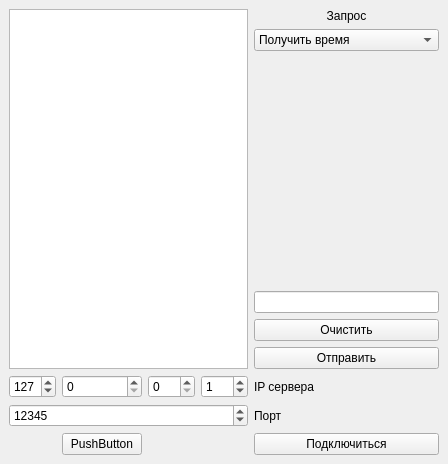
<?xml version="1.0" encoding="UTF-8"?>
<ui version="4.0">
 <class>MainWindow</class>
 <widget class="QMainWindow" name="MainWindow">
  <property name="geometry">
   <rect>
    <x>0</x>
    <y>0</y>
    <width>439</width>
    <height>464</height>
   </rect>
  </property>
  <property name="windowTitle">
   <string>TCPclient</string>
  </property>
  <widget class="QWidget" name="centralwidget">
   <layout class="QGridLayout" name="gridLayout">
    <item row="6" column="1">
     <widget class="QSpinBox" name="spB_ip3">
      <property name="sizePolicy">
       <sizepolicy hsizetype="Preferred" vsizetype="Fixed">
        <horstretch>0</horstretch>
        <verstretch>0</verstretch>
       </sizepolicy>
      </property>
      <property name="maximum">
       <number>255</number>
      </property>
     </widget>
    </item>
    <item row="6" column="3">
     <widget class="QSpinBox" name="spB_ip1">
      <property name="sizePolicy">
       <sizepolicy hsizetype="Preferred" vsizetype="Fixed">
        <horstretch>0</horstretch>
        <verstretch>0</verstretch>
       </sizepolicy>
      </property>
      <property name="maximum">
       <number>255</number>
      </property>
      <property name="value">
       <number>1</number>
      </property>
     </widget>
    </item>
    <item row="7" column="0" colspan="4">
     <widget class="QSpinBox" name="spB_port">
      <property name="minimum">
       <number>1</number>
      </property>
      <property name="maximum">
       <number>65535</number>
      </property>
      <property name="value">
       <number>12345</number>
      </property>
     </widget>
    </item>
    <item row="8" column="4">
     <widget class="QPushButton" name="pb_connect">
      <property name="sizePolicy">
       <sizepolicy hsizetype="Preferred" vsizetype="Fixed">
        <horstretch>0</horstretch>
        <verstretch>0</verstretch>
       </sizepolicy>
      </property>
      <property name="text">
       <string>Подключиться</string>
      </property>
     </widget>
    </item>
    <item row="6" column="2">
     <widget class="QSpinBox" name="spB_ip2">
      <property name="sizePolicy">
       <sizepolicy hsizetype="Preferred" vsizetype="Fixed">
        <horstretch>0</horstretch>
        <verstretch>0</verstretch>
       </sizepolicy>
      </property>
      <property name="maximum">
       <number>255</number>
      </property>
     </widget>
    </item>
    <item row="3" column="4">
     <widget class="QLineEdit" name="le_data">
      <property name="sizePolicy">
       <sizepolicy hsizetype="Preferred" vsizetype="Fixed">
        <horstretch>0</horstretch>
        <verstretch>0</verstretch>
       </sizepolicy>
      </property>
     </widget>
    </item>
    <item row="6" column="0">
     <widget class="QSpinBox" name="spB_ip4">
      <property name="sizePolicy">
       <sizepolicy hsizetype="Preferred" vsizetype="Fixed">
        <horstretch>0</horstretch>
        <verstretch>0</verstretch>
       </sizepolicy>
      </property>
      <property name="maximum">
       <number>255</number>
      </property>
      <property name="value">
       <number>127</number>
      </property>
     </widget>
    </item>
    <item row="5" column="4">
     <widget class="QPushButton" name="pb_request">
      <property name="sizePolicy">
       <sizepolicy hsizetype="Preferred" vsizetype="Fixed">
        <horstretch>0</horstretch>
        <verstretch>0</verstretch>
       </sizepolicy>
      </property>
      <property name="text">
       <string>Отправить</string>
      </property>
     </widget>
    </item>
    <item row="7" column="4">
     <widget class="QLabel" name="lb_port">
      <property name="text">
       <string>Порт</string>
      </property>
     </widget>
    </item>
    <item row="4" column="4">
     <widget class="QPushButton" name="pb_clear">
      <property name="sizePolicy">
       <sizepolicy hsizetype="Preferred" vsizetype="Fixed">
        <horstretch>0</horstretch>
        <verstretch>0</verstretch>
       </sizepolicy>
      </property>
      <property name="text">
       <string>Очистить</string>
      </property>
     </widget>
    </item>
    <item row="6" column="4">
     <widget class="QLabel" name="lb_ip">
      <property name="text">
       <string>IP сервера</string>
      </property>
     </widget>
    </item>
    <item row="8" column="0">
     <widget class="QLabel" name="lb_connectStatus">
      <property name="text">
       <string/>
      </property>
     </widget>
    </item>
    <item row="2" column="4">
     <spacer name="verticalSpacer">
      <property name="orientation">
       <enum>Qt::Vertical</enum>
      </property>
      <property name="sizeHint" stdset="0">
       <size>
        <width>20</width>
        <height>40</height>
       </size>
      </property>
     </spacer>
    </item>
    <item row="0" column="4">
     <widget class="QLabel" name="lb_request">
      <property name="text">
       <string>Запрос</string>
      </property>
      <property name="alignment">
       <set>Qt::AlignCenter</set>
      </property>
     </widget>
    </item>
    <item row="0" column="0" rowspan="6" colspan="4">
     <widget class="QTextBrowser" name="tb_result">
      <property name="sizePolicy">
       <sizepolicy hsizetype="Preferred" vsizetype="Expanding">
        <horstretch>0</horstretch>
        <verstretch>0</verstretch>
       </sizepolicy>
      </property>
     </widget>
    </item>
    <item row="1" column="4">
     <widget class="QComboBox" name="cb_request">
      <property name="sizePolicy">
       <sizepolicy hsizetype="Preferred" vsizetype="Fixed">
        <horstretch>0</horstretch>
        <verstretch>0</verstretch>
       </sizepolicy>
      </property>
      <item>
       <property name="text">
        <string>Получить время</string>
       </property>
      </item>
      <item>
       <property name="text">
        <string>Получить свободное место</string>
       </property>
      </item>
      <item>
       <property name="text">
        <string>Получить статистику</string>
       </property>
      </item>
      <item>
       <property name="text">
        <string>Отправить данные</string>
       </property>
      </item>
      <item>
       <property name="text">
        <string>Очистить память сервера</string>
       </property>
      </item>
     </widget>
    </item>
    <item row="8" column="1">
     <widget class="QPushButton" name="pb_disconnect">
      <property name="text">
       <string>PushButton</string>
      </property>
     </widget>
    </item>
   </layout>
  </widget>
 </widget>
 <tabstops>
  <tabstop>tb_result</tabstop>
  <tabstop>spB_ip4</tabstop>
  <tabstop>spB_ip3</tabstop>
  <tabstop>spB_ip2</tabstop>
  <tabstop>spB_ip1</tabstop>
  <tabstop>spB_port</tabstop>
  <tabstop>cb_request</tabstop>
  <tabstop>le_data</tabstop>
  <tabstop>pb_clear</tabstop>
  <tabstop>pb_request</tabstop>
  <tabstop>pb_connect</tabstop>
 </tabstops>
 <resources/>
 <connections>
  <connection>
   <sender>pb_clear</sender>
   <signal>clicked()</signal>
   <receiver>tb_result</receiver>
   <slot>clear()</slot>
   <hints>
    <hint type="sourcelabel">
     <x>323</x>
     <y>360</y>
    </hint>
    <hint type="destinationlabel">
     <x>242</x>
     <y>348</y>
    </hint>
   </hints>
  </connection>
 </connections>
</ui>
